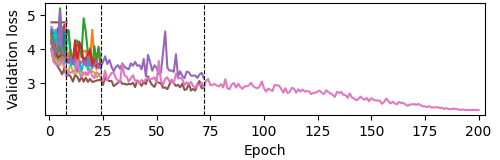

Here is the Python script that generated this plot:
import csv
from statistics import variance
import pandas as pd
import os
import argparse
import numpy as np
import matplotlib.pyplot as plt


parser = argparse.ArgumentParser(description='Script description')
parser.add_argument('--store_dir', type=str, default='../../StageTrack/rst/', help='The directory to put results')
parser.add_argument('--dataset', type=str, default='ImageNet', help='Dataset name. Candidates are: ImageNet, Cifar100, Cifar10, adult, higgs, jasmine, Fashion-MNIST, vehicle, volkert]')
args = parser.parse_args()

dataset = args.dataset
dir_path = os.path.join(args.store_dir, dataset)

max_iter = 50
if dataset in ["ImageNet", "Cifar100", "Cifar10"]:
    max_iter = 200
val_loss_file = os.path.join(dir_path, "val_loss.csv")

plt.figure(figsize=(5, 1.6))
R = 27
eta = 3
unit = 8
n_configs = [27, 9, 3, 1]
df_val_loss = pd.read_csv(val_loss_file, header=None).iloc[100:127:, :]
df_columns = df_val_loss.columns
for i, nc in enumerate(n_configs[:-1]):
    epoch = int(R / nc)
    print(f"{epoch+1=}")
    # rank according to the next epoch point
    epoch_next = min(epoch * eta * unit, max_iter)
    sorted_df = df_val_loss.sort_values(by=df_columns[epoch_next]) # asending loss
    # plot the droped ones
    nc_next = int(nc / eta)
    for n in range(nc_next, nc):
        plt.plot(sorted_df.iloc[n, 1 : epoch * unit + 1], lw=1.5)
    df_val_loss = sorted_df.iloc[:nc_next, :]

# deal with the last one
assert df_val_loss.shape[0] == 1
plt.plot(df_val_loss.iloc[0, 1 : R * unit + 1], lw=1.5)
 
for pos in n_configs[1:]:
    plt.axvline(x=pos * unit, color='black', linestyle='--', linewidth=0.8)  # Customize color, linestyle, and linewidth

fontsize=10
plt.xlabel("Epoch", fontsize=fontsize)
plt.ylabel("Validation loss", fontsize=fontsize)
plt.subplots_adjust(left=0.09, right=0.97, top=0.98, bottom=0.28)
plt.xlim(left=-2, right=203)
plt.savefig("sh.pdf")
plt.savefig("sh.png")